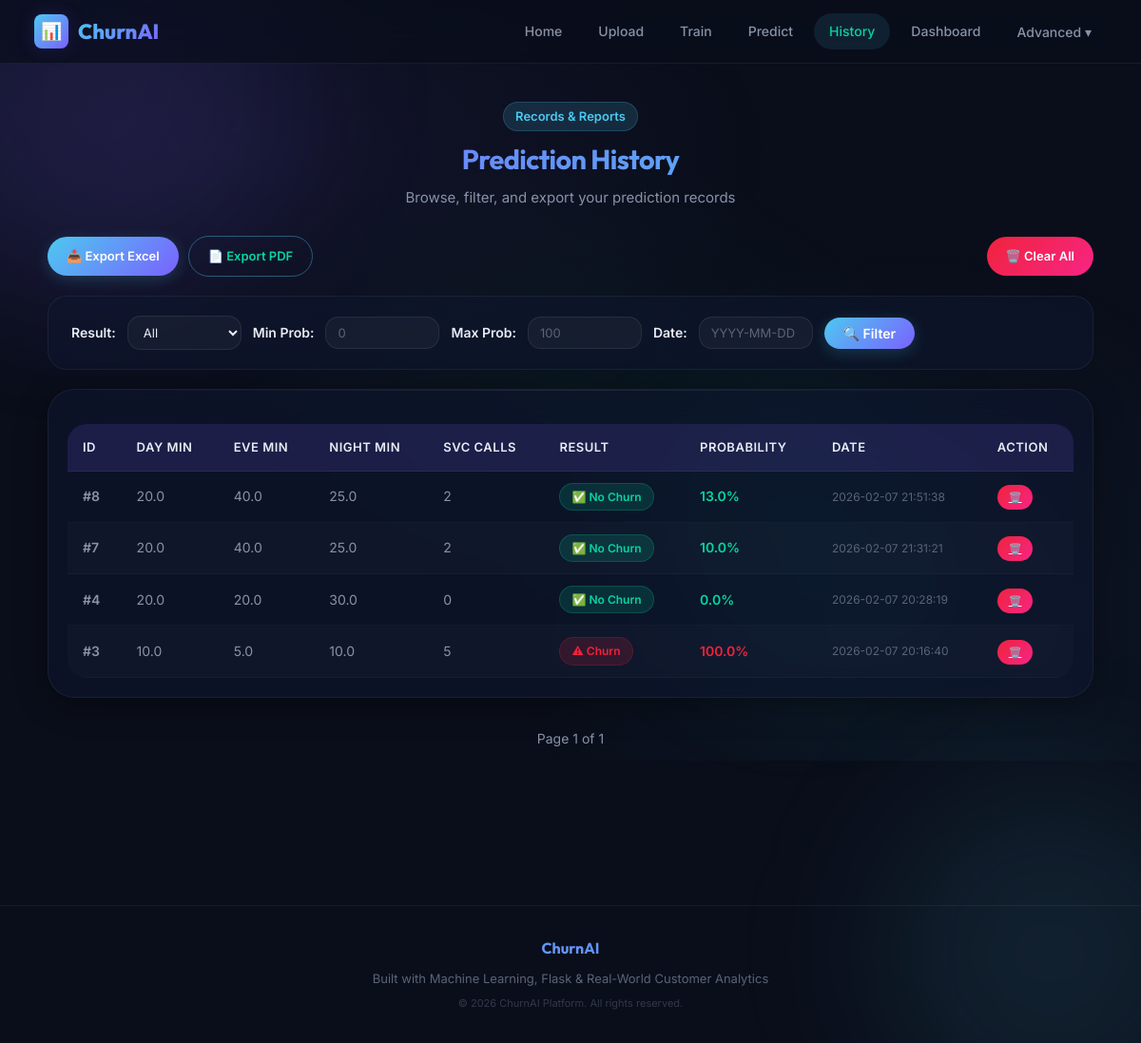
Before: /history with the older database file.
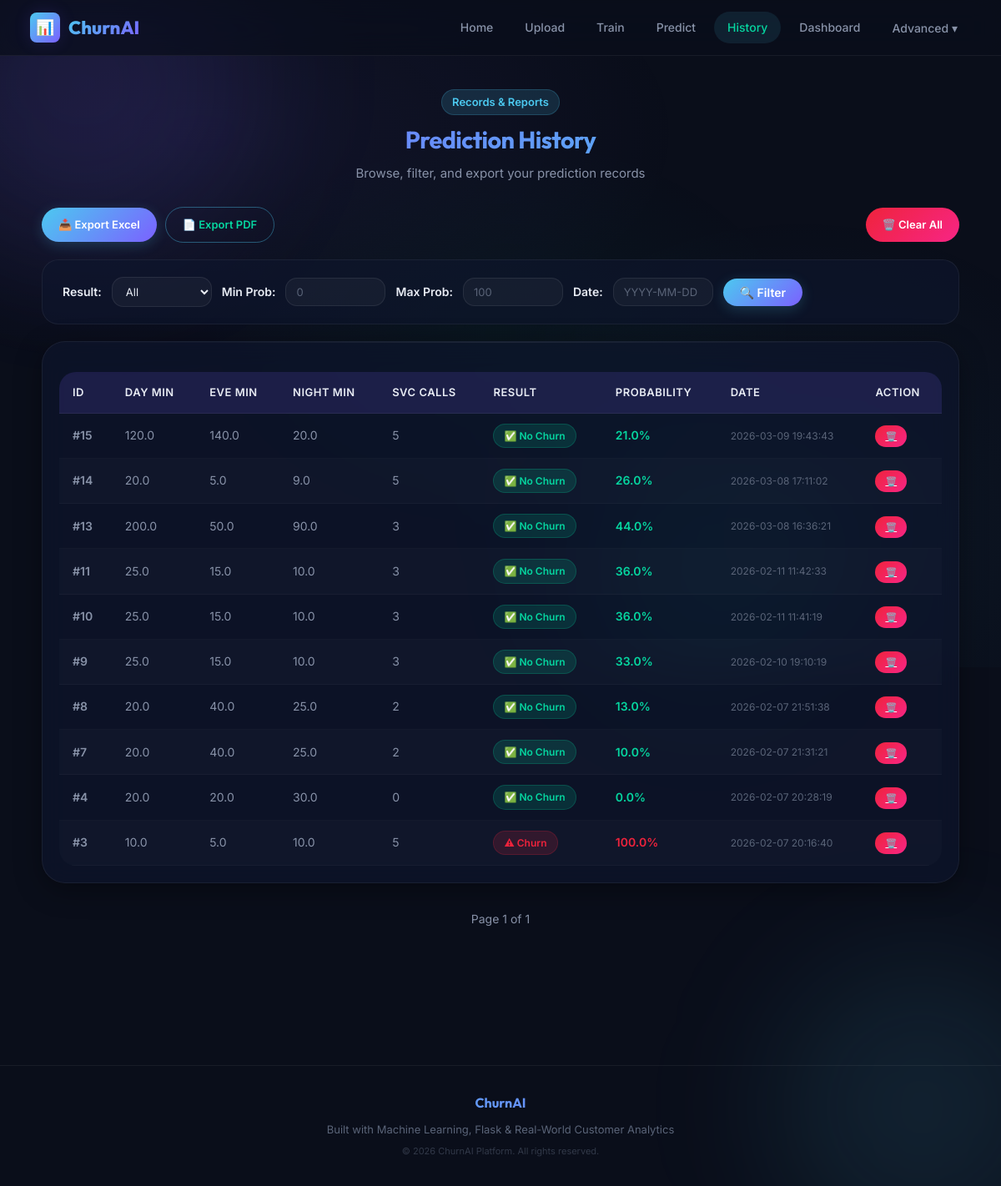
After: the same page with the newer database file.
### tables this page shows
CREATE TABLE predictions (
        id INTEGER PRIMARY KEY AUTOINCREMENT,
        international INTEGER,
        voicemail INTEGER,
        vmail_messages INTEGER,
        day_minutes REAL,
        eve_minutes REAL,
        night_minutes REAL,
        service_calls INTEGER,
        result TEXT,
        probability REAL,
        date TEXT
    );

### app.py (the view)
@app.route('/history')
def history():
    page = request.args.get('page', 1, type=int)
    per_page = 10
    offset = (page - 1) * per_page
    result = request.args.get('result', '')
    min_prob = request.args.get('min_prob', '')
    max_prob = request.args.get('max_prob', '')
    date = request.args.get('date', '')
    query = "SELECT * FROM predictions WHERE 1=1"
    params = []
    if result:
        query += " AND result = ?"
        params.append(result)
    if min_prob:
        query += " AND probability >= ?"
        params.append(min_prob)
    if max_prob:
        query += " AND probability <= ?"
        params.append(max_prob)
    if date:
        query += " AND date LIKE ?"
        params.append('%' + date + '%')
    count_query = query.replace("*", "COUNT(*)")
    conn = sqlite3.connect("history.db")
    cursor = conn.cursor()
    cursor.execute(count_query, params)
    total = cursor.fetchone()[0]
    query += " ORDER BY id DESC LIMIT ? OFFSET ?"
    params.extend([per_page, offset])
    cursor.execute(query, params)
    data = cursor.fetchall()
    conn.close()
    total_pages = (total // per_page) + (1 if total % per_page else 0)
    return render_template(
        "history.html",
        data=data,
        page=page,
        total_pages=total_pages,
        result=result,
        min_prob=min_prob,
        max_prob=max_prob,
        date=date
    )

### templates/history.html (shortened to what the changed rows need)
{% extends "base.html" %}
{% block content %}
<div style="max-width:1100px; margin:0 auto">
    <div style="text-align:center; margin-bottom:28px">
        <h2 class="gradient-text" style="font-size:1.8rem">Prediction History</h2>
    </div>
    <div class="glass-card" style="max-width:none; padding:20px; overflow:hidden">
        <table class="premium-table">
            <thead>
                <tr>
                    <th>ID</th>
                    <th>Day Min</th>
                    <th>Eve Min</th>
                    <th>Night Min</th>
                    <th>Svc Calls</th>
                    <th>Result</th>
                    <th>Probability</th>
                    <th>Date</th>
                    <th>Action</th>
                </tr>
            </thead>
            <tbody>
                {% for row in data %}
                <tr>
                    <td style="font-weight:600">#{{ row[0] }}</td>
                    <td>{{ row[4] }}</td>
                    <td>{{ row[5] }}</td>
                    <td>{{ row[6] }}</td>
                    <td>{{ row[7] }}</td>
                    <td>
                        {% if row[8] == 'Churn' %}
                        <span class="badge badge-danger">⚠ Churn</span>
                        {% else %}
                        <span class="badge badge-success">✅ No Churn</span>
                        {% endif %}
                    </td>
                    <td>
                        <span
                            style="font-weight:600; color:{% if row[9] >= 70 %}var(--accent-red){% elif row[9] >= 50 %}var(--accent-orange){% else %}var(--accent-green){% endif %}">
                            {{ row[9] }}%
                        </span>
                    </td>
                    <td style="font-size:12px; color:var(--text-muted)">{{ row[10] }}</td>
                    <td>
                        <a href="{{ url_for('delete_record', id=row[0]) }}"
                            onclick="return confirm('Delete this record?')" class="btn-danger"
                            style="font-size:11px; padding:6px 12px">
                            🗑️
                        </a>
                    </td>
                </tr>
                {% endfor %}
            </tbody>
        </table>
    </div>
</div>
{% endblock %}

Changed rows visible on the page:
added predictions: id "15", day_minutes "120.0", eve_minutes "140.0", night_minutes "20.0", service_calls "5", result "✅ No Churn", probability "21.0", date "2026-03-09 19:43:43"
added predictions: id "14", day_minutes "20.0", eve_minutes "5.0", night_minutes "9.0", service_calls "5", result "✅ No Churn", probability "26.0", date "2026-03-08 17:11:02"
added predictions: id "13", day_minutes "200.0", eve_minutes "50.0", night_minutes "90.0", service_calls "3", result "✅ No Churn", probability "44.0", date "2026-03-08 16:36:21"
added predictions: id "11", day_minutes "25.0", eve_minutes "15.0", night_minutes "10.0", service_calls "3", result "✅ No Churn", probability "36.0", date "2026-02-11 11:42:33"
added predictions: id "10", day_minutes "25.0", eve_minutes "15.0", night_minutes "10.0", service_calls "3", result "✅ No Churn", probability "36.0", date "2026-02-11 11:41:19"
added predictions: id "9", day_minutes "25.0", eve_minutes "15.0", night_minutes "10.0", service_calls "3", result "✅ No Churn", probability "33.0", date "2026-02-10 19:10:19"
